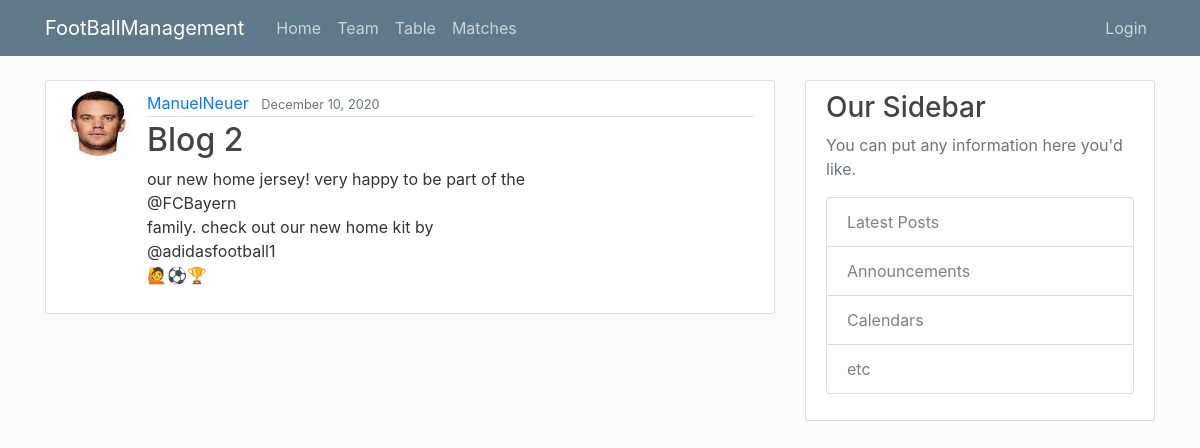
/post/5/, run on the app's committed database.
### blog/models.py (models this page shows, shortened)
class post(models.Model):
	title=models.CharField(max_length=100)
	content=models.TextField()
	date_posted=models.DateTimeField(default=timezone.now)
	author=models.ForeignKey(User,on_delete=models.CASCADE)

### users/models.py (models this page shows, shortened)
class Profile(models.Model):
	user=models.OneToOneField(User,on_delete=models.CASCADE)
	image=models.ImageField(default="django1.jpg",upload_to='profile_pics')

### blog/views.py (the view)
# urls.py: path('post/<int:pk>/',PostDetailView.as_view(),name='post-detail'),
class PostDetailView(DetailView):
	model=post

### blog/templates/blog/post_detail.html (shortened to what this page needs)
{% extends "blog/base.html" %}
{% block content %}
  <article class="media content-section">
    <img class="rounded-circle article-img" src="{{ object.author.profile.image.url }}">
    <div class="media-body">
      <div class="article-metadata">
        <a class="mr-2" href="{% url 'user-posts' post.author.username %}">{{ object.author }}</a>
        <small class="text-muted">{{ object.date_posted|date:"F d, Y" }}</small>
      </div>
      <h2 class="article-title">{{ object.title }}</h2>
      <p class="article-content">{{ object.content }}</p>
    </div>
  </article>
{% endblock content %}

### blog/static/blog/main.css (style rules this page uses)
body { background: #fafafa; color: #333333; margin-top: 5rem; }
h1, h2, h3, h4, h5, h6 { color: #444444; }
.content-section { background: #ffffff; padding: 10px 20px; border: 1px solid #dddddd; border-radius: 3px; margin-bottom: 20px; }
.article-title { color: #444444; }
.article-content { white-space: pre-line; }
.article-img { height: 65px; width: 65px; margin-right: 16px; }
.article-metadata { padding-bottom: 1px; margin-bottom: 4px; border-bottom: 1px solid #e3e3e3 }

### data on the page
post: author.profile.image (picture), author "ManuelNeuer", date_posted "December 10, 2020", title "Blog 2", content "our new home jersey! very happy to be part of the @FCBayern family. check out our new home kit by @adidasfootball1 🙋⚽️🏆"
